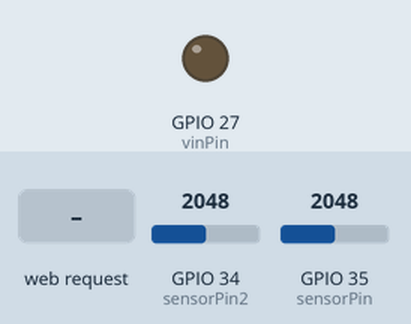
Bench run of a sketch on a simulated ESP32. Parts: output pins drawn as LEDs (lit = HIGH). Inputs (shaded band) come from the test bench; at power-on: GPIO 34 (sensorPin2) = 2048, GPIO 35 (sensorPin) = 2048. WiFi joins after 1.5 s; servers stay silent unless stated; what the sketch prints to the serial monitor is not drawn.

Above: at 3.2 s.
3.3 s: HTTP request GET /on received
At 4.5 s:
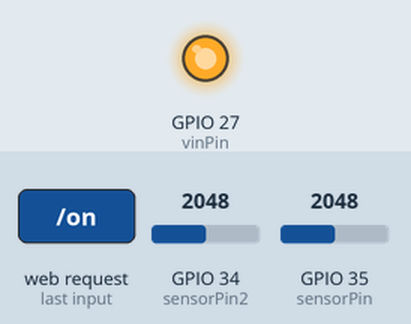
4.8 s: HTTP request GET /off received
At 5.9 s:
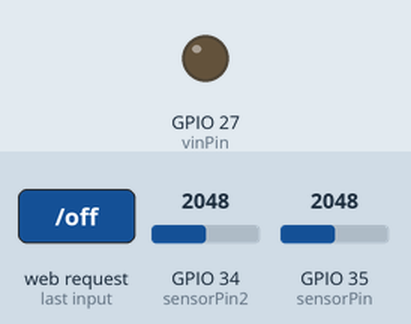
Timing chart, 0 to 7.8 s (numbered marks = the images above; inputs shaded):
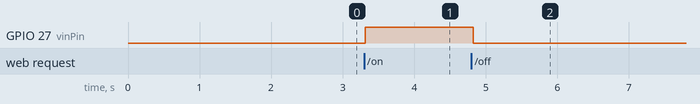

Measured:
- after the input at 3.3 s, GPIO 27 (vinPin): LOW → HIGH at once
- after the input at 4.8 s, GPIO 27 (vinPin): HIGH → LOW at once

The sketch:

webserver_v2.ino
```cpp
#include <WiFi.h>
#include <WebServer.h>

const char* ssid = "Redmi";
const char* password = "12345678";

WebServer server(80);

#define sensorPin 35
#define sensorPin2 34

// Digital pin connected to the VIN pin
const int vinPin = 27;
// Variable to hold sensor reading
int sensorValue = 0;
int sensorValue2 = 0;

void setup() {
  Serial.begin(115200);

  // Connect to Wi-Fi with DHCP
  WiFi.begin(ssid, password);
  while (WiFi.status() != WL_CONNECTED) {
    delay(1000);
    Serial.println("Connecting to WiFi...");
  }
  Serial.println("Connected to WiFi");

  // Print ESP32 IP address to serial monitor
  Serial.print("IP Address: ");
  Serial.println(WiFi.localIP());

  // Configure VIN pin as output
  pinMode(vinPin, OUTPUT);
  digitalWrite(vinPin, LOW); // Initial state is off

  // Route for root / web page
  server.on("/", HTTP_GET, handleRoot);

  // Route for turning VIN pin on
  server.on("/on", HTTP_GET, handleOn);

  // Route for turning VIN pin off
  server.on("/off", HTTP_GET, handleOff);

  // Start server
  server.begin();
  Serial.println("HTTP server started");
}

void loop() {
  server.handleClient(); // Handle client requests

  // Your sensor reading code goes here
  sensorValue = analogRead(sensorPin);
  Serial.println("sensorValue: ");
  Serial.println(sensorValue);

  sensorValue2 = analogRead(sensorPin2);
  Serial.println("sensorValue2: ");
  Serial.println(sensorValue2);

  //sensorValue = 105;
  // You may need to convert sensor value to an appropriate format
  // before displaying it on the web page

  delay(100); // Optionally add delay between readings
}

void handleRoot() {
  // Send HTTP response with a web page
  String html = "<html><head><title>ESP32 Sensor Control</title>";
  html += "<script>function toggleVin(action) {";
  html += "var xhr = new XMLHttpRequest();";
  html += "xhr.open('GET', '/' + action, true);";
  html += "xhr.onreadystatechange = function() {";
  html += "if (xhr.readyState == 4 && xhr.status == 200) {";
  html += "var response = JSON.parse(xhr.responseText);";
  html += "alert(response.message);";
  html += "}};";
  html += "xhr.send();";
  html += "}</script></head><body>";
  html += "<h1>ESP32 Sensor Control</h1>";

  html += "<p>Current sensor value: " + String(sensorValue) + "</p>";
  html += "<p>Current sensor value: " + String(sensorValue2) + "</p>";

  html += "<p><button onclick=\"toggleVin('on');\">Turn On</button>&nbsp;";
  html += "<button onclick=\"toggleVin('off');\">Turn Off</button></p>";
  html += "</body></html>";
  server.send(200, "text/html", html);
}

void handleOn() {
  digitalWrite(vinPin, HIGH); // Turn VIN pin on
  sendJsonResponse("VIN pin turned on");
}

void handleOff() {
  digitalWrite(vinPin, LOW); // Turn VIN pin off
  sendJsonResponse("VIN pin turned off");
}

void sendJsonResponse(const char* message) {
  String json = "{\"message\": \"" + String(message) + "\"}";
  server.send(200, "application/json", json);
}
```
